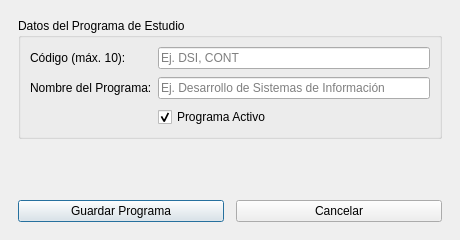
<?xml version="1.0" encoding="UTF-8"?>
<ui version="4.0">
 <class>ProgramaFormDialog</class>
 <widget class="QDialog" name="ProgramaFormDialog">
  <property name="geometry">
   <rect>
    <x>0</x>
    <y>0</y>
    <width>460</width>
    <height>240</height>
   </rect>
  </property>
  <property name="windowTitle">
   <string>Programas de Estudio - Registro Oficial</string>
  </property>
  <layout class="QVBoxLayout" name="verticalLayout">
   <property name="spacing">
    <number>12</number>
   </property>
   <property name="leftMargin">
    <number>18</number>
   </property>
   <property name="topMargin">
    <number>18</number>
   </property>
   <property name="rightMargin">
    <number>18</number>
   </property>
   <property name="bottomMargin">
    <number>18</number>
   </property>
   <item>
    <widget class="QGroupBox" name="grp_programa">
     <property name="title">
      <string>Datos del Programa de Estudio</string>
     </property>
     <layout class="QFormLayout" name="form_programa">
      <property name="verticalSpacing">
       <number>8</number>
      </property>
      <item row="0" column="0">
       <widget class="QLabel" name="lbl_codigo_programa">
        <property name="text">
         <string>Código (máx. 10):</string>
        </property>
       </widget>
      </item>
      <item row="0" column="1">
       <widget class="QLineEdit" name="txt_codigo_programa">
        <property name="placeholderText">
         <string>Ej. DSI, CONT</string>
        </property>
       </widget>
      </item>
      <item row="1" column="0">
       <widget class="QLabel" name="lbl_nombre_programa">
        <property name="text">
         <string>Nombre del Programa:</string>
        </property>
       </widget>
      </item>
      <item row="1" column="1">
       <widget class="QLineEdit" name="txt_nombre_programa">
        <property name="placeholderText">
         <string>Ej. Desarrollo de Sistemas de Información</string>
        </property>
       </widget>
      </item>
      <item row="2" column="1">
       <widget class="QCheckBox" name="chk_estado">
        <property name="text">
         <string>Programa Activo</string>
        </property>
        <property name="checked">
         <bool>true</bool>
        </property>
       </widget>
      </item>
     </layout>
    </widget>
   </item>
   <item>
    <spacer name="verticalSpacer">
     <property name="orientation">
      <enum>Qt::Vertical</enum>
     </property>
     <property name="sizeHint" stdset="0">
      <size>
       <width>20</width>
       <height>10</height>
      </size>
     </property>
    </spacer>
   </item>
   <item>
    <layout class="QHBoxLayout" name="layout_botones">
     <item>
      <widget class="QPushButton" name="btn_guardar">
       <property name="text">
        <string>Guardar Programa</string>
       </property>
      </widget>
     </item>
     <item>
      <widget class="QPushButton" name="btn_cancelar">
       <property name="text">
        <string>Cancelar</string>
       </property>
      </widget>
     </item>
    </layout>
   </item>
  </layout>
 </widget>
 <resources/>
 <connections/>
</ui>
